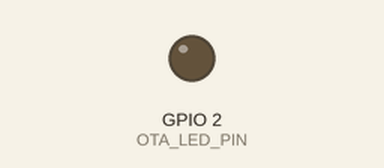
Recording of a sketch running on a simulated ESP32. Shown: output pins drawn as LEDs (lit = HIGH). WiFi joins after 1.5 s; servers stay silent unless stated; uploads are accepted with an empty reply; not simulated (calls return 0 or success): secrets.h; what the sketch prints to the serial monitor is not drawn.

Above: at 6.0 s.
At 10.41 s:
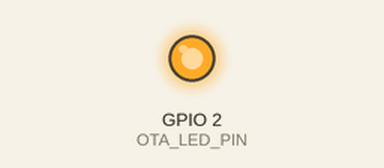
Timing chart, 0 to 14.9 s (numbered marks = the images above):
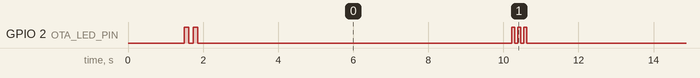

The sketch:

httpbasic.ino
```cpp
// httpbasic – ESP32
//
// Demonstrates http_core.h: posts a JSON heartbeat to WEBHOOK_URL every
// INTERVAL_MS and prints results to serial so both the IDE monitor and the
// webhook can observe the output simultaneously.
// Configuration lives in secrets.h (copy from secrets.h.example).

// ── OTA config ────────────────────────────────────────────────────────────────
#define OTA_LED_PIN  2
#include "ota_core.h"

// ── HTTP config ───────────────────────────────────────────────────────────────
#define HTTP_URL     WEBHOOK_URL   // defined in secrets.h
#define HTTP_LED_PIN 2
#include "http_core.h"

// ── User parameters ───────────────────────────────────────────────────────────
constexpr uint32_t INTERVAL_MS = 10000;   // ms between webhook posts

// ── State ─────────────────────────────────────────────────────────────────────
static uint32_t lastPost = 0;

// ── Setup ─────────────────────────────────────────────────────────────────────
void setup() {
  Serial.begin(115200);
  pinMode(OTA_LED_PIN, OUTPUT);
  digitalWrite(OTA_LED_PIN, LOW);

  otaCoreSetup();
}

// ── Loop ──────────────────────────────────────────────────────────────────────
void loop() {
  otaCoreHandle();
  if (!otaCoreReady()) return;

  // ── Sketch logic ──────────────────────────────────────────────────────────
  uint32_t now = millis();
  if (now - lastPost >= INTERVAL_MS) {
    lastPost = now;

    float cpu_temp_c = temperatureRead();
    uint32_t uptime_s = now / 1000;
    uint32_t days  = uptime_s / 86400;
    uint32_t hours = (uptime_s % 86400) / 3600;
    uint32_t mins  = (uptime_s % 3600) / 60;
    uint32_t secs  = uptime_s % 60;
    char uptime_fmt[20];
    snprintf(uptime_fmt, sizeof(uptime_fmt), "%ud %02u:%02u:%02u", days, hours, mins, secs);
    char json[200];
    snprintf(json, sizeof(json),
      "{\"app\":\"httpbasic\",\"host\":\"%s\",\"uptime_ms\":%lu,\"uptime\":\"%s\",\"cpu_temp_c\":%.1f}",
      OTA_HOSTNAME, now, uptime_fmt, cpu_temp_c);

    Serial.printf("[main] posting: %s\n", json);
    bool ok = httpPost(json);
    Serial.printf("[main] result : %s\n\n", ok ? "success" : "FAILED — check webhook");
  }
}
```

http_core.h
```cpp
// http_core.h — header-only HTTP POST module for ESP32
//
// Drop this file into any ESP32 sketch folder, define HTTP_URL, then call
// httpPost() to send JSON payloads to a webhook endpoint.
//
// Required — define BEFORE including this header:
//   #define HTTP_URL "https://your.webhook/endpoint"
//
// Optional defines:
//   #define HTTP_LED_PIN    2                    // GPIO to blink 3× on failure
//   #define HTTP_TIMEOUT_MS 5000                 // request timeout ms (default: 5000)
//   #define HTTP_CA_CERT    "-----BEGIN CERT..."  // root CA for TLS verification;
//                                                //   omit to skip verification
//
// Requires WiFi to be already connected (pair with ota_core.h).
//
// API:
//   bool httpPost(const char* json);
//     POSTs json to HTTP_URL with Content-Type: application/json.
//     Returns true when the server responds with {"success": true}.
//     On network error or missing success field: blinks HTTP_LED_PIN 3×,
//     logs to serial, and returns false.

#pragma once

#include <HTTPClient.h>
#include <WiFiClientSecure.h>

#ifndef HTTP_TIMEOUT_MS
#  define HTTP_TIMEOUT_MS 5000UL
#endif

// ── LED helpers (no-ops when HTTP_LED_PIN not defined) ─────────────────────────
#ifdef HTTP_LED_PIN
static void _httpBlink(int times) {
  for (int i = 0; i < times; i++) {
    digitalWrite(HTTP_LED_PIN, HIGH); delay(80);
    digitalWrite(HTTP_LED_PIN, LOW);
    if (i < times - 1) delay(80);
  }
}
#else
static void _httpBlink(int) {}
#endif

// ── httpPost ───────────────────────────────────────────────────────────────────
// Sends json to HTTP_URL via HTTP POST (Content-Type: application/json).
// Expects the server to reply with JSON containing "success": true.
// Returns true on confirmed success, false otherwise.
static bool httpPost(const char* json) {
  WiFiClientSecure client;

#ifdef HTTP_CA_CERT
  client.setCACert(HTTP_CA_CERT);
  Serial.println("[http] TLS: using CA certificate");
#else
  client.setInsecure();
  Serial.println("[http] TLS: no CA cert — skipping verification");
#endif

  HTTPClient http;
  http.begin(client, HTTP_URL);
  http.addHeader("Content-Type", "application/json");
  http.setTimeout(HTTP_TIMEOUT_MS);

  Serial.printf("[http] POST %s  body: %s\n", HTTP_URL, json);

  int code = http.POST((uint8_t*)json, strlen(json));

  if (code <= 0) {
    Serial.printf("[http] Error: %s\n", HTTPClient::errorToString(code).c_str());
    char sslErr[256] = {0};
    client.lastError(sslErr, sizeof(sslErr));
    if (strlen(sslErr) > 0) Serial.printf("[http] SSL error: %s\n", sslErr);
    http.end();
    _httpBlink(3);
    return false;
  }

  String body = http.getString();
  http.end();

  Serial.printf("[http] %d  response: %s\n", code, body.c_str());

  bool ok = (body.indexOf("\"success\":true")  >= 0 ||
             body.indexOf("\"success\": true") >= 0);
  if (!ok) {
    Serial.println("[http] No success:true in response — blink 3x");
    _httpBlink(3);
  }
  return ok;
}
```

ota_core.h
```cpp
// ota_core.h — header-only OTA + WiFi module for ESP32
//
// Drop this file into any ESP32 sketch folder alongside secrets.h, then:
//
//   void setup() { otaCoreSetup(); }
//   void loop()  { otaCoreHandle(); }
//
// Optional: define any of the following BEFORE including this header:
//
//   #define OTA_LED_PIN        2      // GPIO for status blink (omit to disable)
//   #define OTA_WIFI_TIMEOUT_MS 15000 // WiFi connect timeout  (default: 15000)
//   #define OTA_RECONNECT_MS    5000  // Reconnect retry interval (default: 5000)
//
// Credentials and hostname come from secrets.h:
//   WIFI_SSID, WIFI_PASSWORD, OTA_HOSTNAME
//   OTA_PASSWORD (optional — comment out to disable auth)

#pragma once

#include <WiFi.h>
#include <ArduinoOTA.h>
#include "secrets.h"

// ── Optional config defaults ───────────────────────────────────────────────────
#ifndef OTA_WIFI_TIMEOUT_MS
#  define OTA_WIFI_TIMEOUT_MS  15000UL
#endif

#ifndef OTA_RECONNECT_MS
#  define OTA_RECONNECT_MS      5000UL
#endif

// ── Internal state ─────────────────────────────────────────────────────────────
static unsigned long _otaLastReconnect = 0;
static bool          _otaReady         = false;

// ── LED helpers (no-ops when OTA_LED_PIN not defined) ─────────────────────────
#ifdef OTA_LED_PIN
static void _otaBlink(int times) {
  for (int i = 0; i < times; i++) {
    digitalWrite(OTA_LED_PIN, HIGH); delay(120);
    digitalWrite(OTA_LED_PIN, LOW);
    if (i < times - 1) delay(120);
  }
}
static void _otaLedOn()  { digitalWrite(OTA_LED_PIN, HIGH); }
static void _otaLedOff() { digitalWrite(OTA_LED_PIN, LOW);  }
#else
static void _otaBlink(int) {}
static void _otaLedOn()   {}
static void _otaLedOff()  {}
#endif

// ── WiFi connect ───────────────────────────────────────────────────────────────
static bool _otaConnectWiFi() {
  Serial.printf("[ota] Connecting to %s", WIFI_SSID);
  WiFi.mode(WIFI_STA);
  WiFi.begin(WIFI_SSID, WIFI_PASSWORD);

  unsigned long start = millis();
  while (WiFi.status() != WL_CONNECTED) {
    if (millis() - start >= OTA_WIFI_TIMEOUT_MS) {
      Serial.println(" timed out.");
      return false;
    }
    delay(250);
    Serial.print(".");
  }
  Serial.printf(" IP: %s\n", WiFi.localIP().toString().c_str());
  return true;
}

// ── OTA init ───────────────────────────────────────────────────────────────────
static void _otaBegin() {
  ArduinoOTA.setHostname(OTA_HOSTNAME);

#ifdef OTA_PASSWORD
  ArduinoOTA.setPassword(OTA_PASSWORD);
#endif

  ArduinoOTA.onStart([]() {
    String type = (ArduinoOTA.getCommand() == U_FLASH) ? "sketch" : "filesystem";
    Serial.printf("[ota] Start: %s\n", type.c_str());
    _otaLedOn();
  });

  ArduinoOTA.onEnd([]() {
    Serial.println("[ota] Complete.");
    _otaLedOff();
    _otaBlink(3);
  });

  ArduinoOTA.onProgress([](unsigned int progress, unsigned int total) {
    Serial.printf("[ota] %u%%\r", progress * 100 / total);
  });

  ArduinoOTA.onError([](ota_error_t error) {
    const char* msg = "unknown";
    if      (error == OTA_AUTH_ERROR)    msg = "auth failed";
    else if (error == OTA_BEGIN_ERROR)   msg = "begin failed";
    else if (error == OTA_CONNECT_ERROR) msg = "connect failed";
    else if (error == OTA_RECEIVE_ERROR) msg = "receive failed";
    else if (error == OTA_END_ERROR)     msg = "end failed";
    Serial.printf("[ota] Error: %s\n", msg);
    _otaBlink(5);
  });

  ArduinoOTA.begin();
  Serial.printf("[ota] Ready — hostname: %s  IP: %s\n",
    OTA_HOSTNAME, WiFi.localIP().toString().c_str());
  _otaReady = true;
  _otaBlink(2);
}

// ── Public API ─────────────────────────────────────────────────────────────────

// Call once in setup(). Connects WiFi and starts OTA.
// If OTA_LED_PIN is defined, call pinMode(OTA_LED_PIN, OUTPUT) before this.
static void otaCoreSetup() {
  if (_otaConnectWiFi()) {
    _otaBegin();
  }
}

// Call every loop(). Handles OTA requests and WiFi reconnection.
static void otaCoreHandle() {
  if (WiFi.status() != WL_CONNECTED) {
    _otaReady = false;
    unsigned long now = millis();
    if (now - _otaLastReconnect >= OTA_RECONNECT_MS) {
      _otaLastReconnect = now;
      Serial.println("[ota] WiFi lost — reconnecting...");
      WiFi.disconnect();
      if (_otaConnectWiFi()) _otaBegin();
    }
    return;
  }
  if (_otaReady) ArduinoOTA.handle();
}

// Returns true when WiFi is up and OTA is running.
// Use this to guard sketch logic that needs a network connection.
static bool otaCoreReady() {
  return _otaReady;
}
```

Measured:
- by itself, GPIO 2 (OTA_LED_PIN): moves between LOW and HIGH, repeating every 50.0 s
